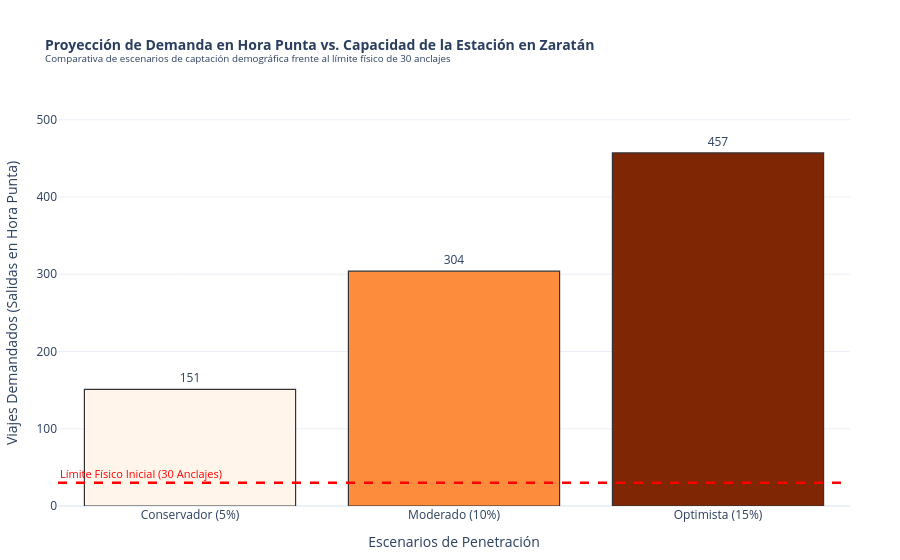

The code cell stored with this chart in its notebook:
### Markdown cell above
**PROYECCIÓN DE VIAJES Y CAPACIDAD PARA EL MUNICIPIO DE ZARATÁN: DEMANDA DIARIA**
- Objetivo: calcular el número de viajes diarios que esta población puede generar potencialmente, y contrastarlo con la capacidad logística calculada previamente, 30 anclajes. 
- Tres escenarios de penetración de mercado sobre el volumen de usuarios: 4358 personas, con una frecuencia de uso de dos viajes diarios por usuario activo (ida y vuelta).

### Code cell
import pandas as pd
import plotly.express as px

poblacion_objetivo = 4358
viajes_por_usuario = 2
capacidad_estacion_estimada = 30

escenarios_datos = {
    "Escenario": ["Conservador (5%)", "Moderado (10%)", "Optimista (15%)"],
    "Usuarios_Activos": [
        int(poblacion_objetivo * 0.05),
        int(poblacion_objetivo * 0.10),
        int(poblacion_objetivo * 0.15)
    ],
}
df_escenarios = pd.DataFrame(escenarios_datos)

# Proyección de viajes totales generados en día laborable
df_escenarios["Viajes_Diarios_Totales"] = df_escenarios["Usuarios_Activos"] * viajes_por_usuario

# Hora punta de mañana concentra el 35% de las salidas destino Valladolid
df_escenarios["Demanda_Hora_Punta_Salida"] = (df_escenarios["Viajes_Diarios_Totales"] * 0.35).astype(int)

print("--- PROYECCIÓN DE DEMANDA DIARIA Y HORA PUNTA EN ZARATÁN ---")
print(df_escenarios.to_string(index=False))

fig_estres = px.bar(
    df_escenarios,
    x="Escenario",
    y="Demanda_Hora_Punta_Salida",
    title=(
        "<b>Proyección de Demanda en Hora Punta vs. Capacidad de la Estación en Zaratán</b><br>"
        "<sup>Comparativa de escenarios de captación demográfica frente al límite físico de 30 anclajes</sup>"
    ),
    labels={
        "Demanda_Hora_Punta_Salida": "Viajes Demandados (Salidas en Hora Punta)",
        "Escenario": "Escenarios de Penetración"
    },
    color="Demanda_Hora_Punta_Salida",
    color_continuous_scale=px.colors.sequential.Oranges,
    text_auto=True
)

fig_estres.add_hline(
    y=capacidad_estacion_estimada,
    line_dash="dash",
    line_color="red",
    line_width=2.5,
    annotation_text=f"Límite Físico Inicial ({capacidad_estacion_estimada} Anclajes)",
    annotation_position="top left",
    annotation_font=dict(color="red", size=11)
)

fig_estres.update_traces(
    textposition="outside",
    cliponaxis=False,
    marker_line_width=1.2,
    marker_line_color="#333333"
)

fig_estres.update_layout(
    template="plotly_white",
    title_font_size=14,
    coloraxis_showscale=False,
    yaxis=dict(range=[0, df_escenarios["Demanda_Hora_Punta_Salida"].max() * 1.15]),
    margin=dict(l=50, r=50, t=100, b=50)
)

fig_estres.show()

### Figure 1 — Plotly figure (JSON) as saved in the notebook; plotly's stock layout.template omitted (floating-point values rounded to 4 significant figures)
{"data": [{"cliponaxis": false, "hovertemplate": "Escenarios de Penetración=%{x}<br>Viajes Demandados (Salidas en Hora Punta)=%{marker.color}<extra></extra>", "legendgroup": "", "marker": {"color": [151, 304, 457], "coloraxis": "coloraxis", "line": {"color": "#333333", "width": 1.2}, "pattern": {"shape": ""}}, "name": "", "orientation": "v", "showlegend": false, "textposition": "outside", "texttemplate": "%{y}", "type": "bar", "x": ["Conservador (5%)", "Moderado (10%)", "Optimista (15%)"], "xaxis": "x", "y": [151, 304, 457], "yaxis": "y"}], "layout": {"annotations": [{"font": {"color": "red", "size": 11}, "showarrow": false, "text": "Límite Físico Inicial (30 Anclajes)", "x": 0, "xanchor": "left", "xref": "x domain", "y": 30, "yanchor": "bottom", "yref": "y"}], "barmode": "relative", "coloraxis": {"autocolorscale": false, "colorbar": {"title": {"text": "Viajes Demandados (Salidas en Hora Punta)"}}, "colorscale": [[0, "rgb(255,245,235)"], [0.125, "rgb(254,230,206)"], [0.25, "rgb(253,208,162)"], [0.375, "rgb(253,174,107)"], [0.5, "rgb(253,141,60)"], [0.625, "rgb(241,105,19)"], [0.75, "rgb(217,72,1)"], [0.875, "rgb(166,54,3)"], [1, "rgb(127,39,4)"]], "showscale": false}, "legend": {"tracegroupgap": 0}, "margin": {"b": 50, "l": 50, "r": 50, "t": 100}, "shapes": [{"line": {"color": "red", "dash": "dash", "width": 2.5}, "type": "line", "x0": 0, "x1": 1, "xref": "x domain", "y0": 30, "y1": 30, "yref": "y"}], "title": {"font": {"size": 14}, "text": "<b>Proyección de Demanda en Hora Punta vs. Capacidad de la Estación en Zaratán</b><br><sup>Comparativa de escenarios de captación demográfica frente al límite físico de 30 anclajes</sup>"}, "xaxis": {"anchor": "y", "domain": [0, 1], "title": {"text": "Escenarios de Penetración"}}, "yaxis": {"anchor": "x", "domain": [0, 1], "range": [0, 525.5], "title": {"text": "Viajes Demandados (Salidas en Hora Punta)"}}}}
